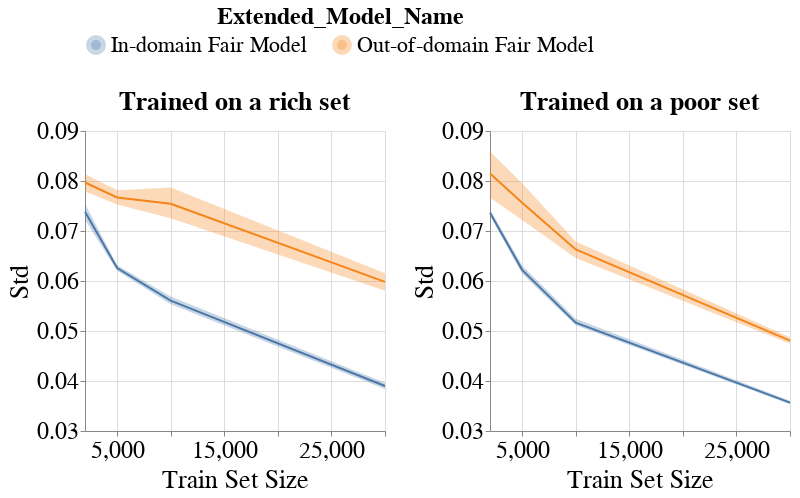

Source (notebook cell):
### Code cell
create_group_metric_line_bands_per_dataset_plot(metrics_per_exp_dct=metrics_per_exp_dct,
                                                experiment_names=EXPERIMENT_NAMES,
                                                model_name=MODEL_NAMES[0],
                                                metric_type='subgroup',
                                                metric_name='Std',
                                                group_name='overall',
                                                ylim=[0.03, 0.09],
                                                with_band=True)
